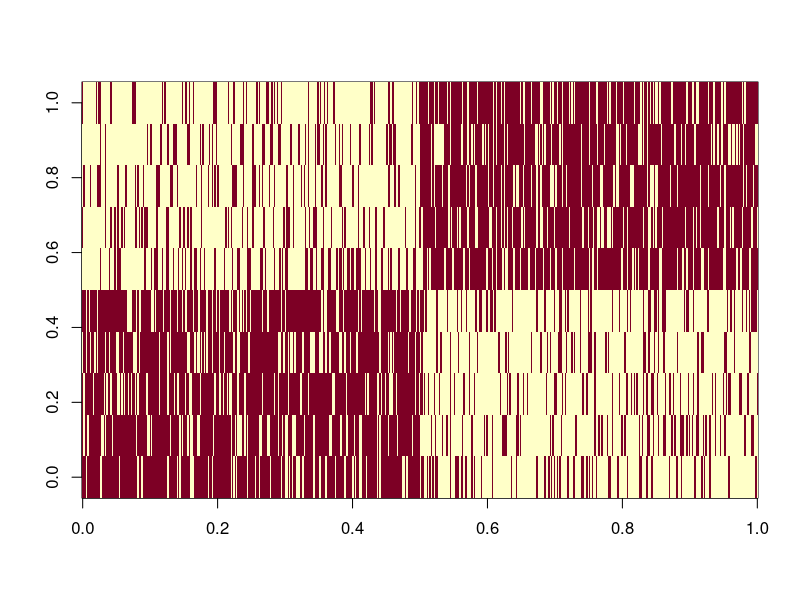
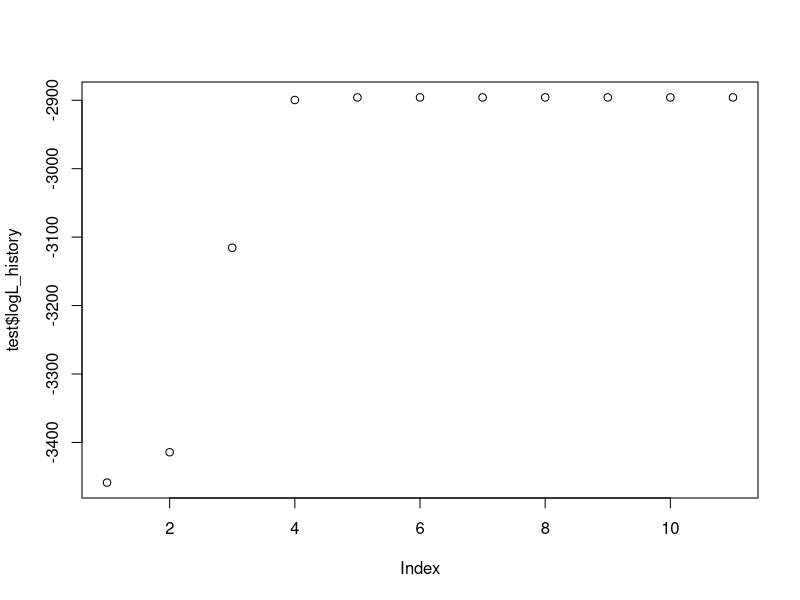
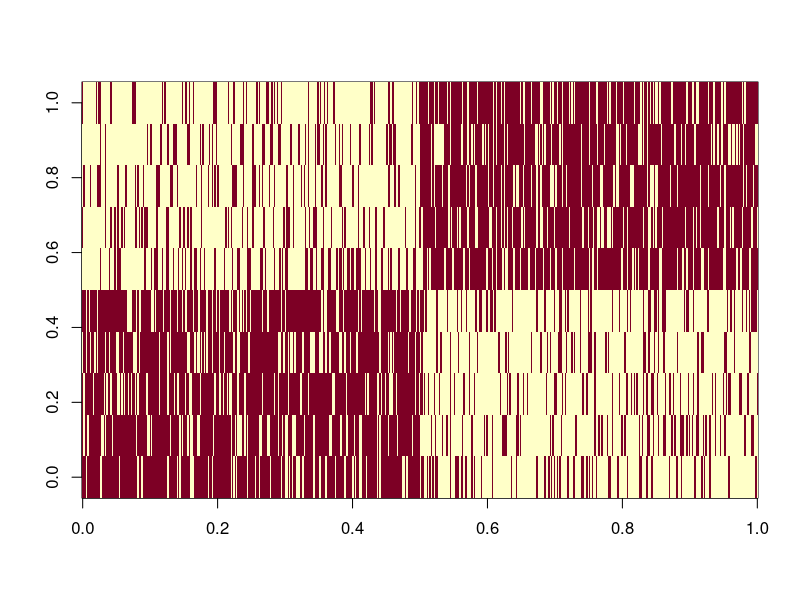
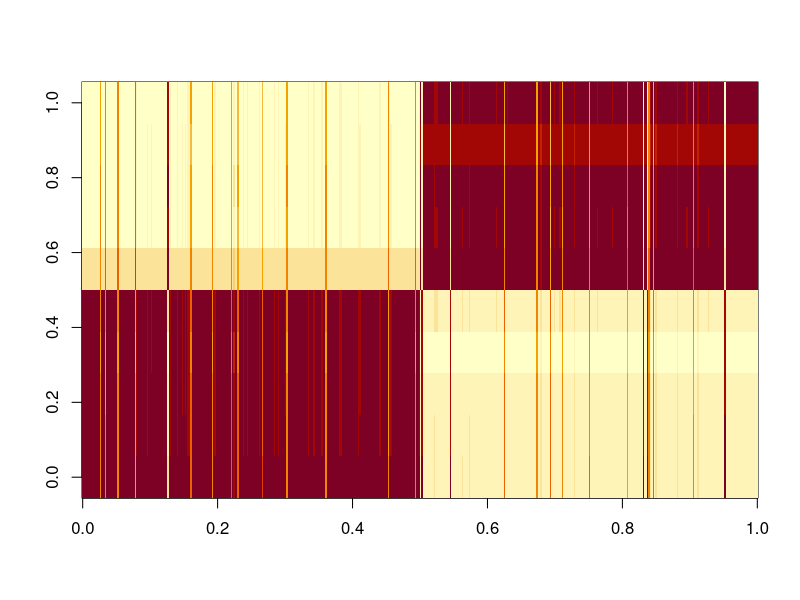

R code for these plots, in order:
## ---- chunk 1
knitr::opts_chunk$set(echo = TRUE)
library(tidyverse)
## ---- chunk 2

noisy_bits <- read_csv("noisy_bits.csv")

noisy_bits %>% as.matrix() %>% image()

e_step_soft <- function(x, theta){
  
  mu1 <- theta$Mu[1, ]
  mu2 <- theta$Mu[2, ]
  
  p1 <- theta$Pi[1]
  p2 <- theta$Pi[2]

  z1 <- p1 * (apply(X, 1, function(x)mapply(dbinom, x, mu1, size = 1) %>% prod()))
  
  z2 <- p2 * (apply(X, 1, function(x)mapply(dbinom, x, mu2, size = 1) %>% prod()))
  
  Z <- cbind(z1, z2) / rowSums(cbind(z1, z2))
  
  return(Z)
  
}



m_step_soft <- function(X, Z){
  
  M1 <- sum(Z[ ,1])
  M2 <- sum(Z[ ,2]) 
  
  mu1 <- 1/M1 * colSums(Z[,1] * X)
  mu2 <- 1/M2 * colSums(Z[,2] * X)
  
  obs <- nrow(X)
  
  Pi <- c(M1, M2) / sum(M1, M2)
  
  Mu <- rbind(mu1, mu2)
  
  theta <- list(Mu = Mu,  Pi = Pi)
  
  return(theta)
  
}

logLike <- function(X, theta){
  
  mu1 <- theta$Mu[1, ]
  mu2 <- theta$Mu[2, ]
  
  p1 <- theta$Pi[1]
  p2 <- theta$Pi[2]
  
  comp1 <- p1 * (apply(X, 1, function(x)mapply(dbinom, x, mu1, size = 1) %>% prod()))
  comp2 <- p2 * (apply(X, 1, function(x)mapply(dbinom, x, mu2, size = 1) %>% prod()))
  
  return(sum(log(comp1 + comp2)))
  
}

EM_soft <- function(X, init_Z, max_iter = 50, epsilon = 1e-3){
  
  for (i in 1:max_iter) {
    if (i == 1) {
      # Initialization
      m.step <- m_step_soft(X, init_Z)
      e.step <- e_step_soft(X, m.step)
      cur.loglik <- logLike(X, m.step)
      loglik.vector <- cur.loglik
    } else {
      # Repeat E and M steps till convergence
      m.step <- m_step_soft(X, e.step)
      e.step <- e_step_soft(X, m.step)
      
      cur.loglik <- logLike(X, m.step)
      loglik.vector <- c(loglik.vector, cur.loglik)
      
      loglik.diff <- abs(cur.loglik - loglik.vector[i-1])
      if(loglik.diff < epsilon & i > 10) {
        break
      } 
    }
  }
  
  return(list(
    theta = m.step,
    logL_history = loglik.vector,
    probs = e.step
  ))
}

X <- noisy_bits %>% as.matrix()

init_Zs <-  matrix(runif(1000), ncol = 2)
init_Zs <- init_Zs / rowSums(init_Zs)
init_Z <- init_Zs

test <- EM_soft(X, init_Zs)
plot(test$logL_history)

image(X)

X_result <- test[["probs"]][,1] * matrix(rep(test$theta$Mu[1,], 500), nrow = 500, byrow = T) + test[["probs"]][,2] * matrix(rep(test$theta$Mu[2,], 500), nrow = 500, byrow = T)
image(X_result)

test$theta
## ---- chunk 3
mean(test[["probs"]][1:250,2] > 0.5)
mean(test[["probs"]][251:500,1] > 0.5)

